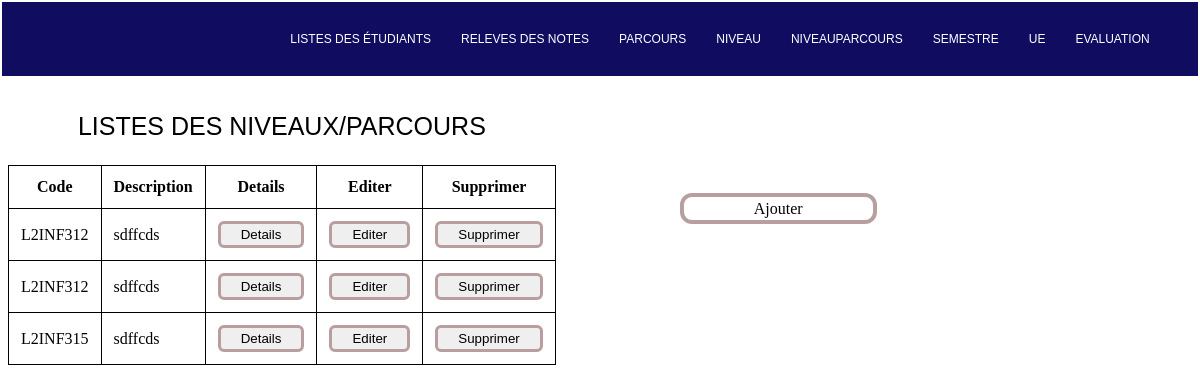
The page /niveau/home_Nparcours/ on the database its author committed.
### niveau/models.py (models this page shows, shortened)
class ParcoursNiveauModel(models.Model):
    code_niveau = models.ForeignKey(NiveauModel,on_delete=models.CASCADE)
    code_parcours = models.ForeignKey(ParcoursModel,on_delete=models.CASCADE)
    description = models.CharField(max_length=144)

class NiveauModel(models.Model):
    code = models.CharField(max_length=12,null=True)
    title = models.CharField(max_length=255,null=True)
    description = models.CharField(max_length = 1000,null=True)
    class Meta:
        ordering = ['code']
    def __str__(self):
        return self.code

### parcours/models.py (models this page shows)
class ParcoursModel(models.Model):
    code = models.CharField(max_length=12,null=True)
    title = models.CharField(max_length=255,null=True)
    description = models.CharField(max_length = 1000,null=True)
    class Meta:
        ordering = ['code']
    def __str__(self):
        return self.code

### niveau/views.py (the view)
# urls.py: path('home_Nparcours/',home_Nparcours,name='home_Nparcours'),
def home_Nparcours(request):
    dataset = ParcoursNiveauModel.objects.all()
    context = {
        'dataset':dataset
    }
    return render(request,'parcours_niveau/home_Nparcours.html',context)

### niveau/templates/parcours_niveau/home_Nparcours.html (shortened to what this page needs)
{% extends 'base.html' %}  {% block content %}
<div class="container">
    <div class="tbaleau1">
        <table>
            <caption>Listes des Niveaux/Parcours</caption>
            <thead>
                <tr>
                    <th>Code</th>
                    <th>Description</th>
                    <th>Details</th>
                    <th>Editer</th>
                    <th>Supprimer</th>
                </tr>
            </thead>
            <tbody>
                {% for data in dataset %}
                <tr>
                    <td>{{ data.code_niveau}}{{data.code_parcours}}</td>
                    <td>{{ data.description }}</td>
                    <td><button><a href="{% url 'detail_Nparcours' data.id%}">Details</a></button></td>
                    <td><button><a href="{% url 'modifier_Nparcours' data.id %}">Editer</a></button></td>
                    <td><button><a href="{% url 'supprimer_Nparcours' data.id %}">supprimer</a></button></td>
                </tr>
                {% endfor %}
            </tbody>
        </table>
    </div>
    <div class="tableau2">
        <ul>
            <li id="ajout"><a href="{% url 'ajouter_Nparcours' %}">Ajouter</a></li>
        </ul>
    </div>
</div>
{% endblock %}

### niveau/templates/parcours_niveau/home_Nparcours.html (style rules this page uses)
table { border-collapse: collapse; }
caption { text-transform: uppercase; font-family: Arial, Helvetica, sans-serif; font-size: 25px; margin-top: 3vw; margin-bottom: 2vw; }
td, th { border: 1px solid black; padding: 1vw; }
ul li { list-style: none; }
a { text-decoration: none; text-transform: capitalize; color: black; }
.container { display: flex; }
.tableau2 { margin-top: 9vw; margin-left: 7vw; }
button { border: 3px solid #B89E9E; border-radius: 0.5vw; padding: 3px 20px; }
ul #ajout a { border: 4px solid #B89E9E; border-radius: 1vw; padding: 3px 70px; }

### rows shown on the page
ParcoursNiveauModel: code_niveau "L2", code_parcours "INF312", description "sdffcds"
ParcoursNiveauModel: code_niveau "L2", code_parcours "INF312", description "sdffcds"
ParcoursNiveauModel: code_niveau "L2", code_parcours "INF315", description "sdffcds"
